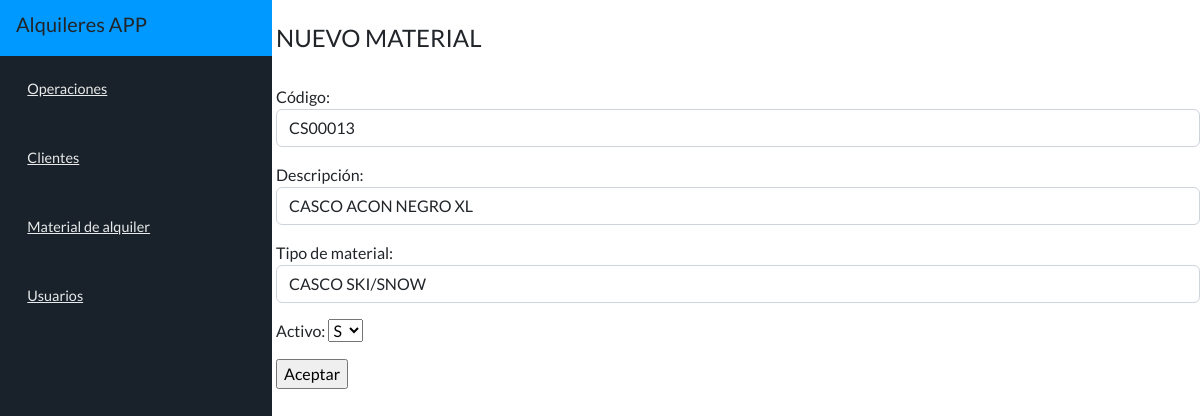
/materiales_edit/1, run on the app's committed database.
### t_final/models.py (models this page shows, shortened)
class Material(models.Model):
    codigo = models.CharField(max_length=50)
    descripcion = models.CharField(max_length=100)
    id_tipo = models.ForeignKey(Tipo, null=True, blank=True, on_delete=models.CASCADE)
    activo = models.CharField(max_length=5, null=True)

### t_final/views.py (the view, shortened to what this page needs)
# urls.py: path('materiales_edit/<int:id>', Edit_material, name='url_m_edit'),
def Edit_material(request, id):
    materiales_qset = Material.objects.get(id=id)
    contexto = {
        'form' : Form_material(
            initial={
                "codigo": materiales_qset.codigo,
                "descripcion": materiales_qset.descripcion,
                "id_tipo": materiales_qset.id_tipo,
                "activo": materiales_qset.activo,
            }
        )
    }
    return render(request, "n_material.html", contexto)

### t_final/forms.py
class Form_material(forms.ModelForm):
    class Meta:
        model = Material
        fields = [
            'codigo',
            'descripcion',
            'id_tipo',
            'activo',
        ]
        labels = {
            'codigo':'Código',
            'descripcion':'Descripción',
            'id_tipo':'Tipo de material',
            'activo' : 'Activo',
        }
        Opcion = ['SS','NN']
        widgets = {
            'codigo': forms.TextInput(attrs={'class':'form-control'}),
            'descripcion': forms.TextInput(attrs={'class':'form-control'}),
            'id_tipo': forms.Select(attrs={'class':'form-control'}),
            'activo' : forms.Select(choices=Opcion)
        }

### t_final/models.py (called while the page is built)
    def __str__(self):
        return '{}'.format(self.nombre)

### templates/n_material.html (shortened to what this page needs)
{% extends "base.html" %}
{% load static %}
{% block content %}
<br>
<h4>NUEVO MATERIAL</h2>
<br>
<form action="" method="POST">
        {{ form.as_p }}
        <input type="submit" value="Aceptar">
</form>
{% endblock %}

### t_final/static/css/style.css (style rules this page uses)
body { font-family: "Lato"; font-size: 100%; overflow-y: scroll; font-family: sans-serif; -ms-text-size-adjust: 100%; -webkit-text-size-adjust: 100%; -ms-text-size-adjust: 100%; -webkit-text-size-adjust: 100%; -webkit-font-smoothing: antialiased; -moz-osx-font-smoothing: grayscale; text-rendering: optimizeLegibility; background-color: #fefefe; }

### data on the page
Material: codigo "CS00013", descripcion "CASCO ACON NEGRO XL", id_tipo "CASCO SKI/SNOW", activo "S"
